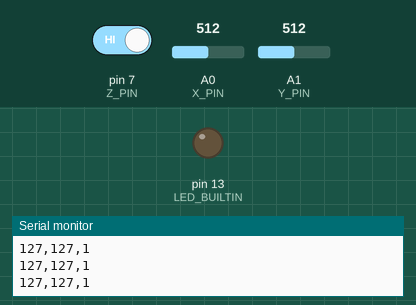
Recording of a program running on a simulated Arduino Nano, built with avr-gcc and run on an emulated ATmega328P. On the bench: output pins drawn as LEDs (lit = HIGH), the last lines printed to the serial monitor. Dashed ring = blinking. The test bench sets the inputs (shaded band); at power-on: pin 7 (Z_PIN) HIGH, A0 (X_PIN) = 512, A1 (Y_PIN) = 512.

Above: at 1.3 s.
1.4 s: pin 7 (Z_PIN) driven LOW
At 1.9 s:
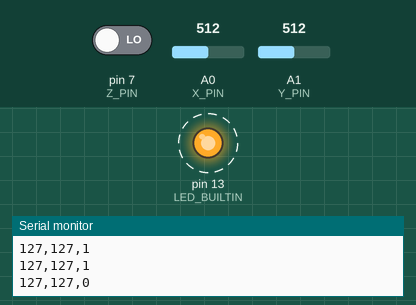
4.4 s: pin 7 (Z_PIN) driven HIGH
At 5.4 s:
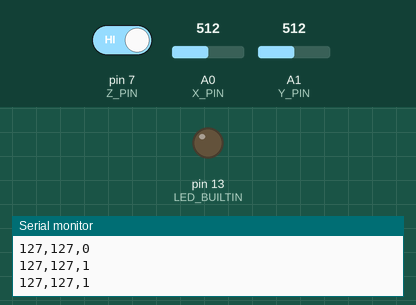
Timing chart, 0 to 7.4 s (numbered marks = the images above; inputs shaded):
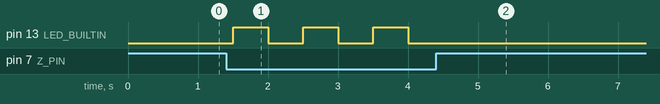

Measured:
- after the input at 1.4 s, pin 13 (LED_BUILTIN): alternates HIGH for 0.50 s and LOW for 0.50 s, starting after 0.10 s
- after the input at 4.4 s, pin 13 (LED_BUILTIN): stops changing and stays LOW

The program:

main.cpp
```cpp
#include <Arduino.h>

int joystick[3] = {512, 512, 1};
int X_PIN = A0;
int Y_PIN = A1;
int Z_PIN = 7;
bool Speed_lock = false;

void Send(int array[], size_t len)
{
    Serial.print(array[0]);
    Serial.print(",");
    Serial.print(array[1]);
    Serial.print(",");
    Serial.print(array[2]);
    Serial.println();
}
void setup()
{
    // initialize serial communication at 9600 bits per second:
    Serial.begin(9600);
    pinMode(X_PIN, INPUT);
    pinMode(Y_PIN, INPUT);
    pinMode(Z_PIN, INPUT);
    pinMode(LED_BUILTIN, OUTPUT);
}

// the loop routine runs over and over again forever:
void loop()
{
    int speed = map(analogRead(X_PIN), 0, 1023, 0, 255);
    int dir = map(analogRead(Y_PIN), 0, 1023, 0, 255);

    int z = digitalRead(7);

    if (z == LOW)
    {
        Speed_lock = !Speed_lock;
    }

    if (!Speed_lock)
    {
        joystick[0] = speed;
    }

    joystick[1] = dir;
    joystick[2] = z;

    Send(joystick, sizeof(joystick));

    if (Speed_lock)
    {
        digitalWrite(LED_BUILTIN, HIGH);
    }
    else
    {
        digitalWrite(LED_BUILTIN, LOW);
    }

    delay(500); // delay in between reads for stability
}
```
